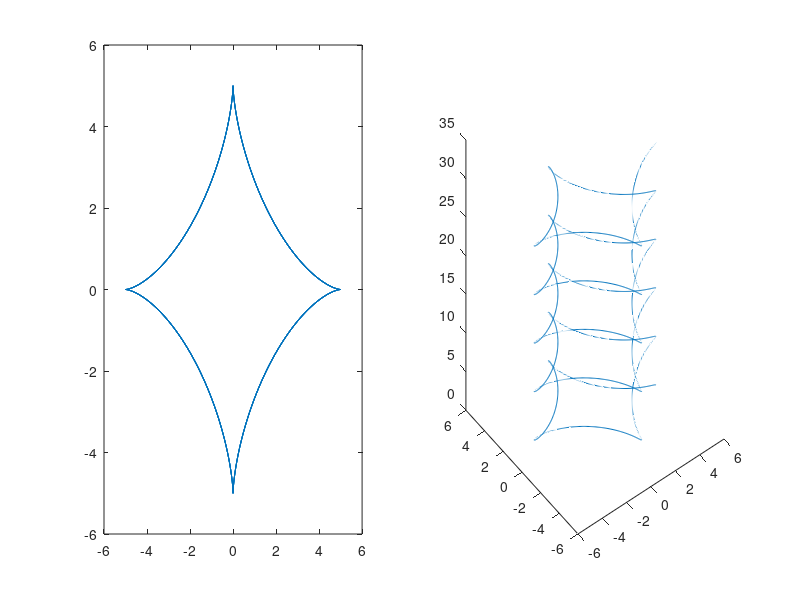

Write MATLAB code to recreate this figure.
hold off;
clear;

 t = 0:0.01:(10*pi);
a = 5;

x = a* cos(t).^3;
y = a* sin(t).^3;
subplot(1,2,1), plot(x, y);
subplot(1,2,2), plot3(x, y, t);